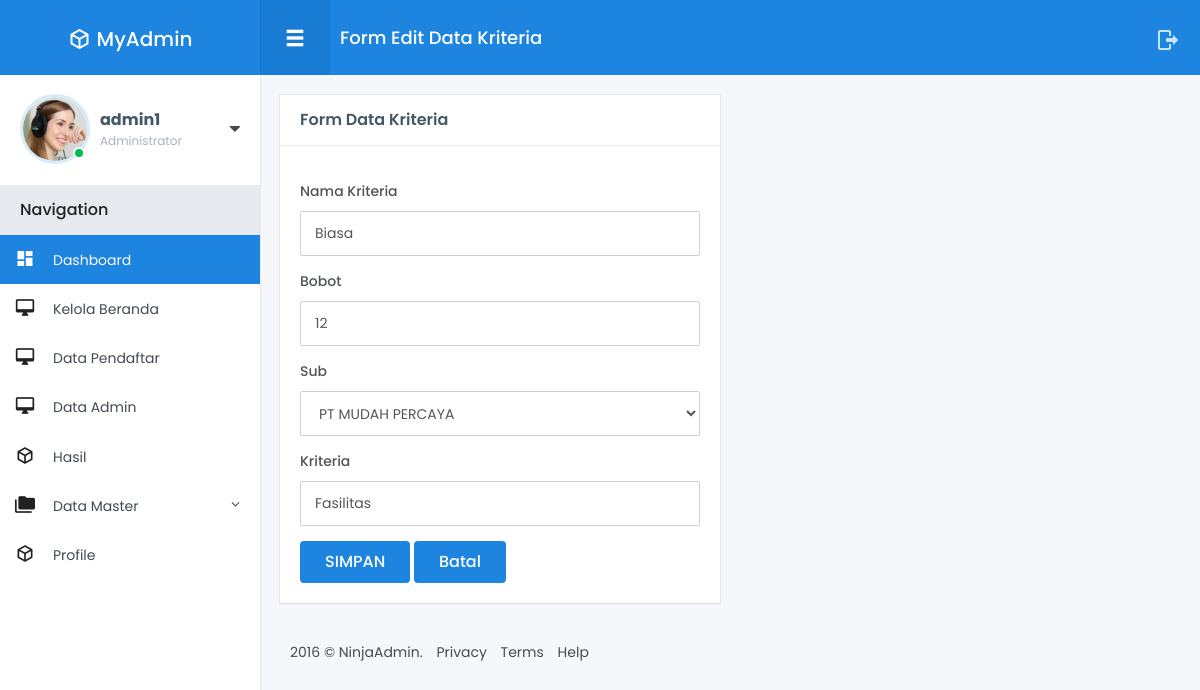
The page /admin/form-edit-kriteria.php?id=13 (signed in) on the database as committed earlier.
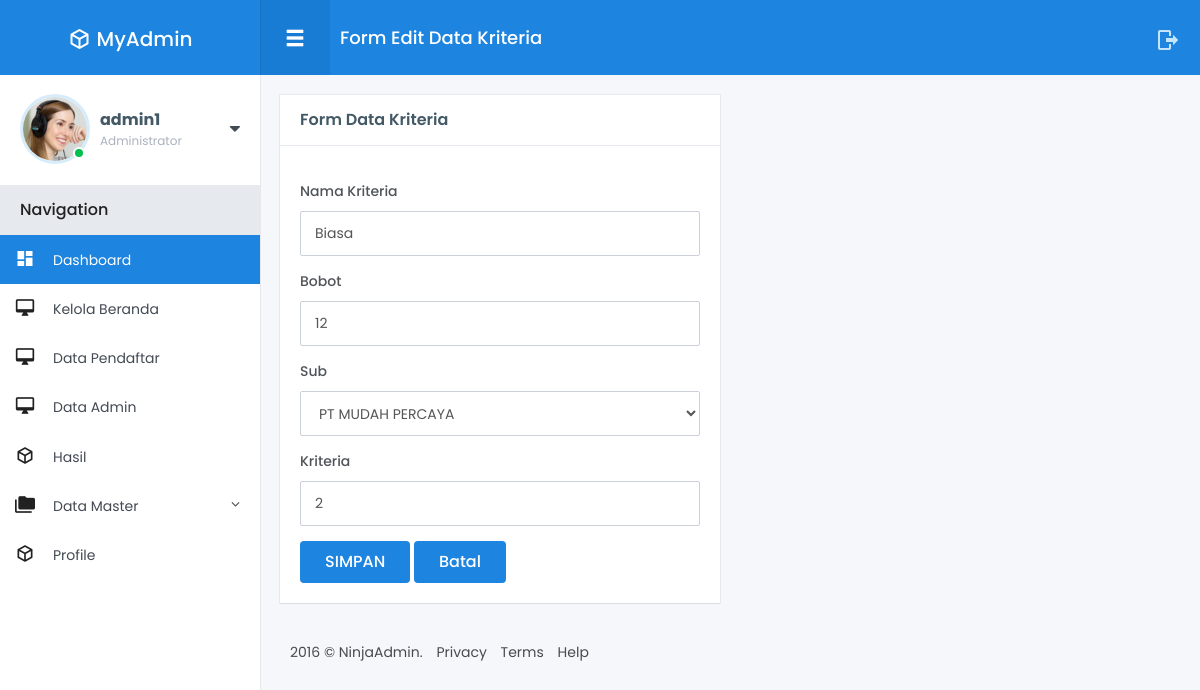
The same page on the database as committed later.
### tables this page shows
CREATE TABLE `tabel_kriteria` (
  `id_kriteria` int(11) NOT NULL,
  `nama_kriteria` varchar(50) NOT NULL,
  `bobot` int(11) NOT NULL,
  `sub` varchar(50) NOT NULL,
  `kriteria` varchar(100) NOT NULL
);

CREATE TABLE `agen_tour` (
  `id_agen_tour` int(11) NOT NULL,
  `nama` varchar(50) NOT NULL,
  `agen_tour` varchar(50) NOT NULL,
  `alamat` varchar(50) NOT NULL
);

### admin/form-edit-kriteria.php (the view, shortened to what this page needs)
   <?php
   include "header.php";
   $id_kriteria = $_GET['id'];
   $sql = mysqli_query($koneksi,"select * from tabel_kriteria join agen_tour on tabel_kriteria.sub=agen_tour.id_agen_tour where id_kriteria='$id_kriteria'");
	$data = mysqli_fetch_array($sql);
  ?>
<div class="fixed-navbar">
	<div class="pull-left">
		<button type="button" class="menu-mobile-button glyphicon glyphicon-menu-hamburger js__menu_mobile"></button>
		<h1 class="page-title">Form Edit Data Kriteria</h1>
	</div>
	<div class="pull-right">
		<a href="#" class="ico-item mdi mdi-logout js__logout"></a>
	</div>
</div>
<div id="wrapper">
	<div class="main-content">
		<div class="row small-spacing">
			<div class="col-lg-6 col-xs-12">
				<div class="box-content card white">
					<h4 class="box-title">Form Data Kriteria</h4>
					<div class="card-content">
		<form method="post" action="aksi-edit-kriteria.php?id=<?php echo $id_kriteria; ?>" enctype="multipart/form-data">
							<div class="form-group">
								<label for="exampleInputEmail1">Nama Kriteria</label>
								<input type="text" class="form-control" name="nama_kriteria" value="<?php echo $data['nama_kriteria']; ?>" required= "required">
							</div>
							<div class="form-group">
								<label for="exampleInputEmail1">Bobot</label>
								<input type="text" class="form-control" name="bobot" value="<?php echo $data['bobot']; ?>" required= "required">
							</div>
							<div class="form-group">
								<label for="exampleInputEmail1">Sub</label>
								  <select class="form-control" id="sub" name="sub">
											<?php
												$tp=mysqli_query($koneksi,"SELECT * FROM  agen_tour");
												while($r=mysqli_fetch_array($tp)){
												?>
												  <option value="<?php echo $r['id_agen_tour']; ?>" <?php if($data['sub'] == $r['id_agen_tour'])
								  { echo 'selected'; } ?>><?php echo $r['agen_tour']; ?></option>
												<?php } ?>
								  </select>
								</div>
								<div class="form-group">
								<label for="exampleInputEmail1">Kriteria</label>
								<input type="text" class="form-control" name="kriteria" value="<?php echo $data['kriteria']; ?>" required= "required">
							</div>
		<button type="submit" class="btn btn-primary">SIMPAN<i ></i></button>
        <a href="form-kriteria.php"> <input type="button"  class="btn btn-primary" value="Batal"></a>
          </form>
					</div>
				</div>
				</div>
			</div>
		<footer class="footer">
			<ul class="list-inline">
				<li>2016 © NinjaAdmin.</li>
				<li><a href="#">Privacy</a></li>
				<li><a href="#">Terms</a></li>
				<li><a href="#">Help</a></li>
			</ul>
		</footer>
	</div>
</div>
</body>
</html>

Rows that differ between the two databases and show on the page:
changed tabel_kriteria "Biasa": kriteria "Fasilitas" → "2"
